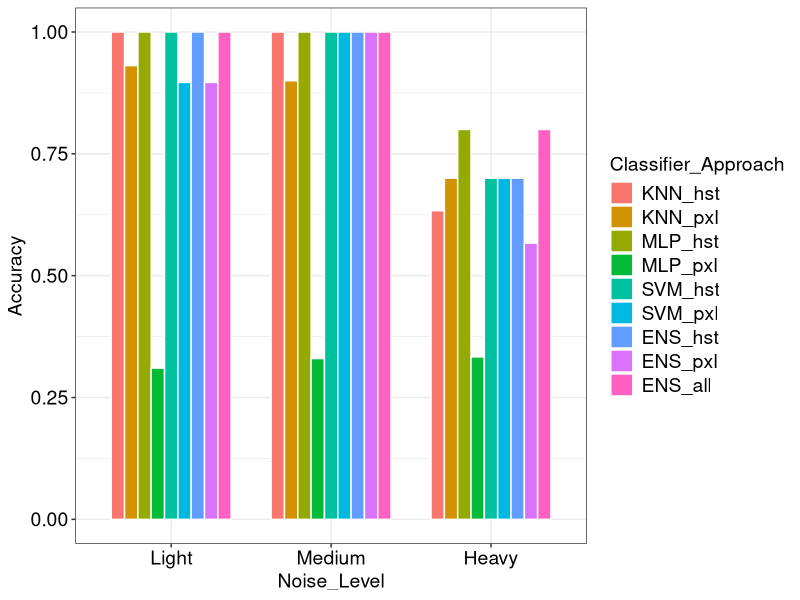
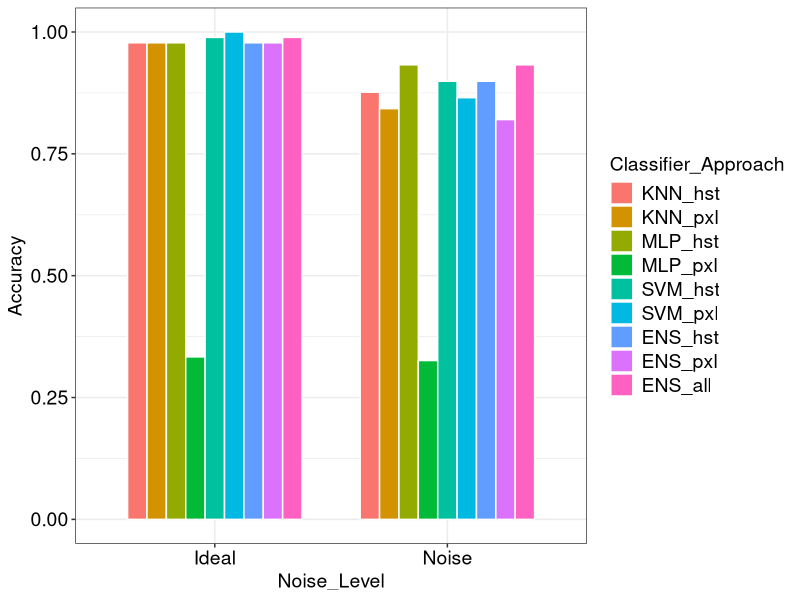

The R source for these figures, in order: (Note: this script raises an error after producing the figures.)



setwd("/home/tozadore/Projects/Arch_2/Analysis/")
getwd()


library(ggplot2)
library(reshape2)

library(RColorBrewer)


default <- function() {
  
  plot = theme_bw() + theme(
    #legend.position="top",
    axis.title=element_text(size=14, colour="black"),
    strip.text=element_text(size=14, colour="black"),
    legend.title=element_text(size=14, colour="black"),
    legend.text=element_text(size=14, colour="black"),
    axis.text.x=element_text(size=14, colour="black"),
    axis.text.y=element_text(size=14, colour="black")
  )
  
  return(plot)
}


mydata2=read.csv("ideal.csv")

mydata=read.csv("all_noise.csv")

total = mydata[which(mydata$Noise_Level=="Noise"),]
total = rbind(total,mydata[which(mydata$Noise_Level=="Ideal"),])


mydata$Classifier_Approach =factor(x=mydata$Classifier_Approach, levels = c( "KNN_hst", "KNN_pxl", "MLP_hst", "MLP_pxl", "SVM_hst", "SVM_pxl", "ENS_hst", "ENS_pxl", "ENS_all" ))



total$Classifier_Approach =factor(x=total$Classifier_Approach, levels = c( "KNN_hst", "KNN_pxl", "MLP_hst", "MLP_pxl", "SVM_hst", "SVM_pxl", "ENS_hst", "ENS_pxl", "ENS_all" ))



mydata = mydata[-which(mydata$Noise_Level=="Noise"),]

mydata = mydata[-which(mydata$Noise_Level=="Ideal"),]

mydata$Noise_Level = factor(x=mydata$Noise_Level, levels = c("Light", "Medium","Heavy"))



ggplot(mydata, aes(Noise_Level, fill= Classifier_Approach, y=Accuracy )) +
  geom_bar(stat="identity", position="dodge", colour="white", width=0.75 ) +
  default()+
  #scale_fill_manual(values=c("skyblue1","purple1","royalblue","darkviolet"))+
  ylim(0,1)





ggplot(total, aes(Noise_Level, fill= Classifier_Approach, y=Accuracy )) +
  geom_bar(stat="identity", position="dodge", colour="white", width=0.75 ) +
  default()+
  #scale_fill_manual(values=c("skyblue1","purple1","royalblue","darkviolet"))+
  ylim(0,1)




# 
# ggplot(mydata, aes( Classifier_Approach, fill=Noise_Level, y=Accuracy )) +
#   geom_bar(stat="identity", position="dodge", colour="white", width=0.75 ) +
#   default()+
#   #scale_fill_manual(values=c("skyblue1","purple1","royalblue","darkviolet"))+
#   ylim(0,1)



ggplot(mydata2, aes( Classifier_Approach, fill=Noise_Level, y=Accuracy )) +
  geom_bar(stat="identity", position="dodge", colour="white", width=0.75 ) +
  default()+
  #scale_fill_manual(values=c("skyblue1","purple1","royalblue","darkviolet"))+
  ylim(0,1)



#mydata <- mydata[order(levels(mydata$Classifier) =  c("KNN", "MLP", "SVM", "ENS"))]




#levels(mydata$Classifier) =  c("KNN", "MLP", "SVM", "ENS")







